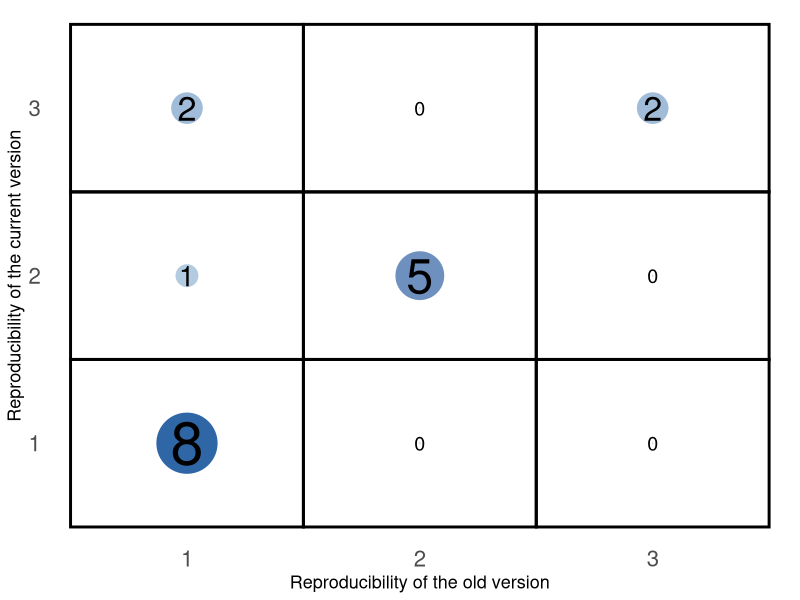
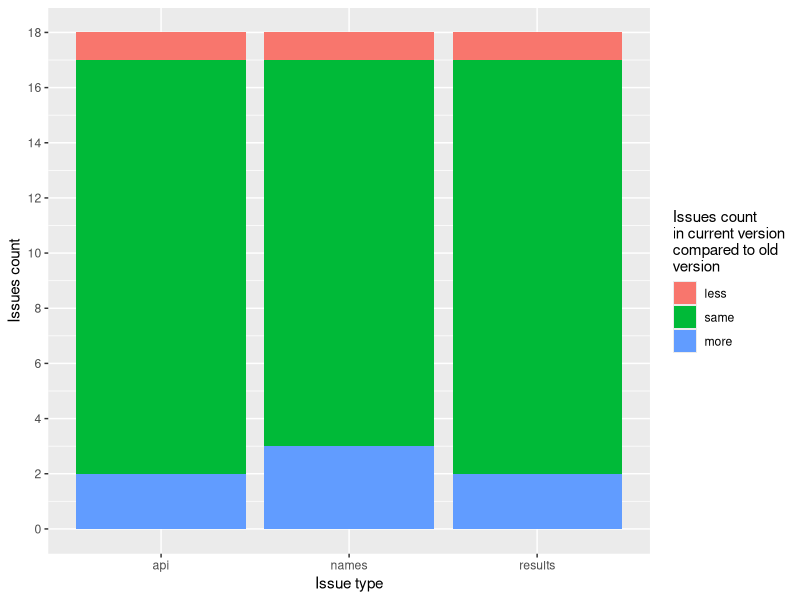

The R source for these figures, in order: (Note: this script raises an error after producing the figures.)
## ---- chunk 1
library(kableExtra)
library(dplyr)
read.csv("./1-7-data/repro.csv") %>%
  arrange(old.reproducibility, new.reproducibility) %>%
  knitr::kable(caption = "Tested packages with measured reproducibility") %>%
  kable_styling(font_size=10) %>%
  scroll_box(width = "100%", box_css = "border: 0px;")
## ---- chunk 2
library(kableExtra)
library(dplyr)
library(ggplot2)
library(tidyr)
read.csv("./1-7-data/repro.csv") %>%
  mutate(old.reproducibility=as.character(old.reproducibility), new.reproducibility=as.character(new.reproducibility)) %>%
  group_by(old.reproducibility, new.reproducibility) %>%
  tally %>%
  ungroup %>%
  complete(old.reproducibility, new.reproducibility, fill=list(n=0)) %>%
  ggplot(aes(x=old.reproducibility, y=new.reproducibility)) +
    geom_point(aes(color=n, size=n)) +
    geom_text(aes(size=(n+1)/2, label=n), color="black") +
    scale_size_area(max_size=20) +
    theme_minimal() +
    theme(legend.position="none",
          text = element_text(size=13),
          axis.text.x=element_text(size=16),
          axis.text.y=element_text(size=16),
          panel.grid.major = element_blank(),
          panel.grid.minor = element_blank()) +
    scale_color_gradient(high="#2f66a6", low="#c3dbe9") +
    geom_tile(size=1, fill=NA, color="black") +
    xlab("Reproducibility of the old version") +
    ylab("Reproducibility of the current version")
## ---- chunk 3
library(ggplot2)
library(dplyr)
read.csv("./1-7-data/issuescompare.csv") %>%
  ggplot(aes(x=name, y=n, fill=as.factor(value))) +
    geom_col() +
    scale_fill_discrete("Issues count\nin current version\ncompared to old\nversion", labels = c("less", "same", "more")) +
    xlab("Issue type") +
    ylab("Issues count") +
    scale_y_continuous(n.breaks=10)
## ---- chunk 4
cordf <- read.csv("./1-7-data/corr.csv")
testdf <- cor.mtest(cordf, method="pearson")
library(corrplot)
corrplot(cor(cordf[,1:5], cordf[,-(1:5)]), p.mat=testdf$p[1:5, -(1:5)], tl.col="black", tl.srt=45, addCoef.col = "black", sig.level=0.05, insig="pch")
